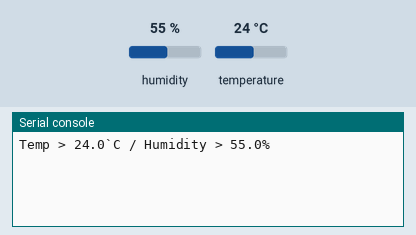
Simulated run of this program. Board: CircuitPython board. Shown: the last lines printed to the serial console. The test bench sets the inputs (shaded band); at power-on: humidity 55 %, temperature 24 °C.

Above: at 1.2 s.
1.3 s: humidity set to 22 %
At 2.5 s:
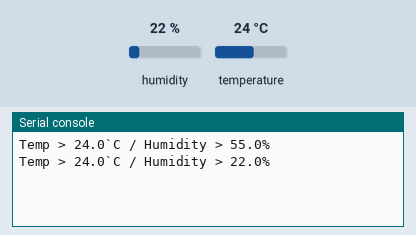
3.7 s: temperature set to 12 °C
At 4.5 s:
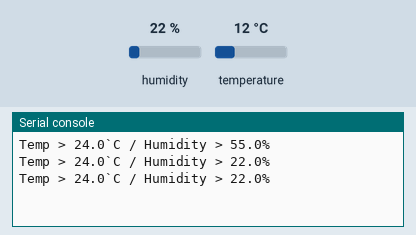
6.1 s: humidity set to 40 %
At 8.6 s:
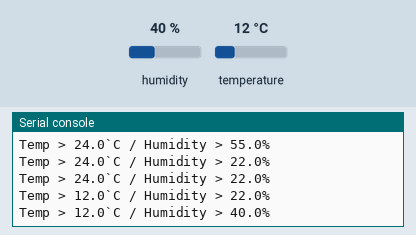
Timing chart, 0 to 10.1 s (numbered marks = the images above; inputs shaded):
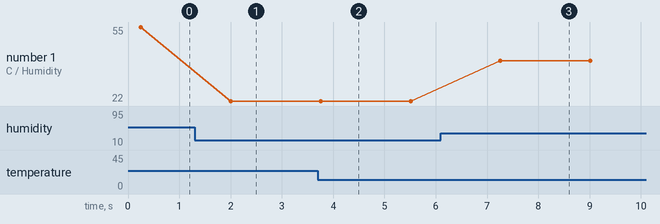

Measured:
- after the input at 1.3 s, the serial console: prints a new line after 0.71 s (image 1)
- after the input at 6.1 s, the serial console: prints a new line after 1.2 s (image 3)
- plotted number 1: 55 → 22 after the input at 1.3 s, 22 → 40 after the input at 6.1 s

The program:

gpio_main12.py
```python
# New Adafruit Package
# sudo pip install adafruit-circuitpython-dht
# sudo apt install libgpiod2

# + -> 오른쪽 1
# out -> 왼쪽 4
# - -> 오른쪽 3

import adafruit_dht as dht
import board
import time

SENSOR = dht.DHT11(board.D4)

while True :
    try :
        t = SENSOR.temperature
        h = SENSOR.humidity
        print(f'Temp > {t:.1f}`C / Humidity > {h:.1f}%')


    except RuntimeError as e:
        print(f'ERROR > {e.args[0]}')
        time.sleep(1.5)

    except Exception as e :
        SENSOR.exit()
        raise e

    time.sleep(1.5)    
```
